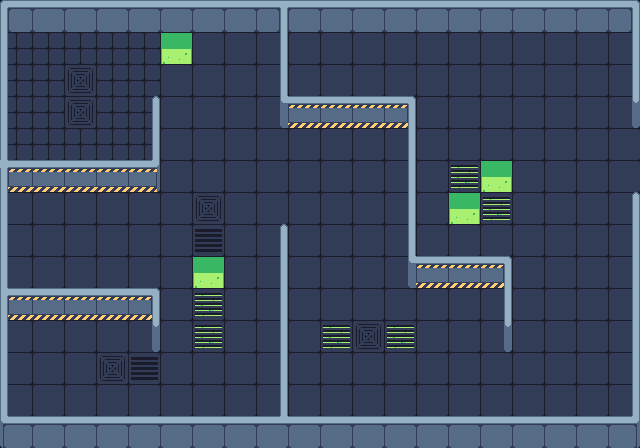

The image is a tile-based game level rendered from a .tmx file. Its description and source (layers, tilesets, objects; grid data summarised) follow:
An orthogonal 20x14 tile map with 32x32 px tiles, 3 tile layers (Floor, Walls, Decals), 2 tilesets and 21 objects.

<map version="1.10" tiledversion="1.10.1" orientation="orthogonal" renderorder="right-down" width="20" height="14" tilewidth="32" tileheight="32" infinite="0" nextlayerid="6" nextobjectid="32">
 <tileset firstgid="1" source="tileset x1.tsx" />
 <tileset firstgid="852" source="../../../../../../assets/maps/floor01/tileset x1.tsx" />
 <layer id="1" name="Floor" width="20" height="14">
  <data>[280 cells, 280 non-empty, 6 distinct tile ids]</data>
 </layer>
 <objectgroup id="5" name="wallCollision">
  <object id="9" x="503" y="256" width="9.5" height="96" />
  <object id="10" x="408" y="256.5" width="96" height="30.5" />
  <object id="11" x="407" y="95.5" width="10" height="193" />
  <object id="12" x="279" y="96" width="137" height="31.5" />
  <object id="13" x="278.5" y="0.5" width="10" height="129" />
  <object id="14" x="192.5" y="-1" width="447.5" height="34" />
  <object id="15" x="0" y="-0.5" width="192" height="33" />
  <object id="16" x="161" y="32.5" width="31" height="31.5" />
  <object id="17" x="-0.5" y="31.5" width="8.5" height="418" />
  <object id="18" x="-1.5" y="161" width="162.5" height="29.5" />
  <object id="19" x="151.5" y="95.5" width="8" height="66" />
  <object id="20" x="-0.5" y="288" width="161" height="32" />
  <object id="21" x="150.5" y="319.5" width="10" height="32" />
  <object id="22" x="-0.5" y="417" width="420.5" height="30" />
  <object id="23" x="417" y="416.5" width="224" height="30.5" />
  <object id="24" x="280.5" y="223" width="8" height="198.5" />
  <object id="25" x="630" y="191.5" width="11" height="256" />
  <object id="26" x="631" y="-0.5" width="9" height="127.5" />
  <object id="28" x="193" y="257" width="31.5" height="30.5" />
  <object id="29" x="448.5" y="192" width="31.5" height="31.5" />
  <object id="30" x="481" y="161" width="30.5" height="30.5" />
 </objectgroup>
 <layer id="2" name="Walls" width="20" height="14">
  <data>[280 cells, 99 non-empty, 18 distinct tile ids]</data>
 </layer>
 <layer id="3" name="Decals" width="20" height="14">
  <data>[280 cells, 17 non-empty, 5 distinct tile ids]</data>
 </layer>
</map>
